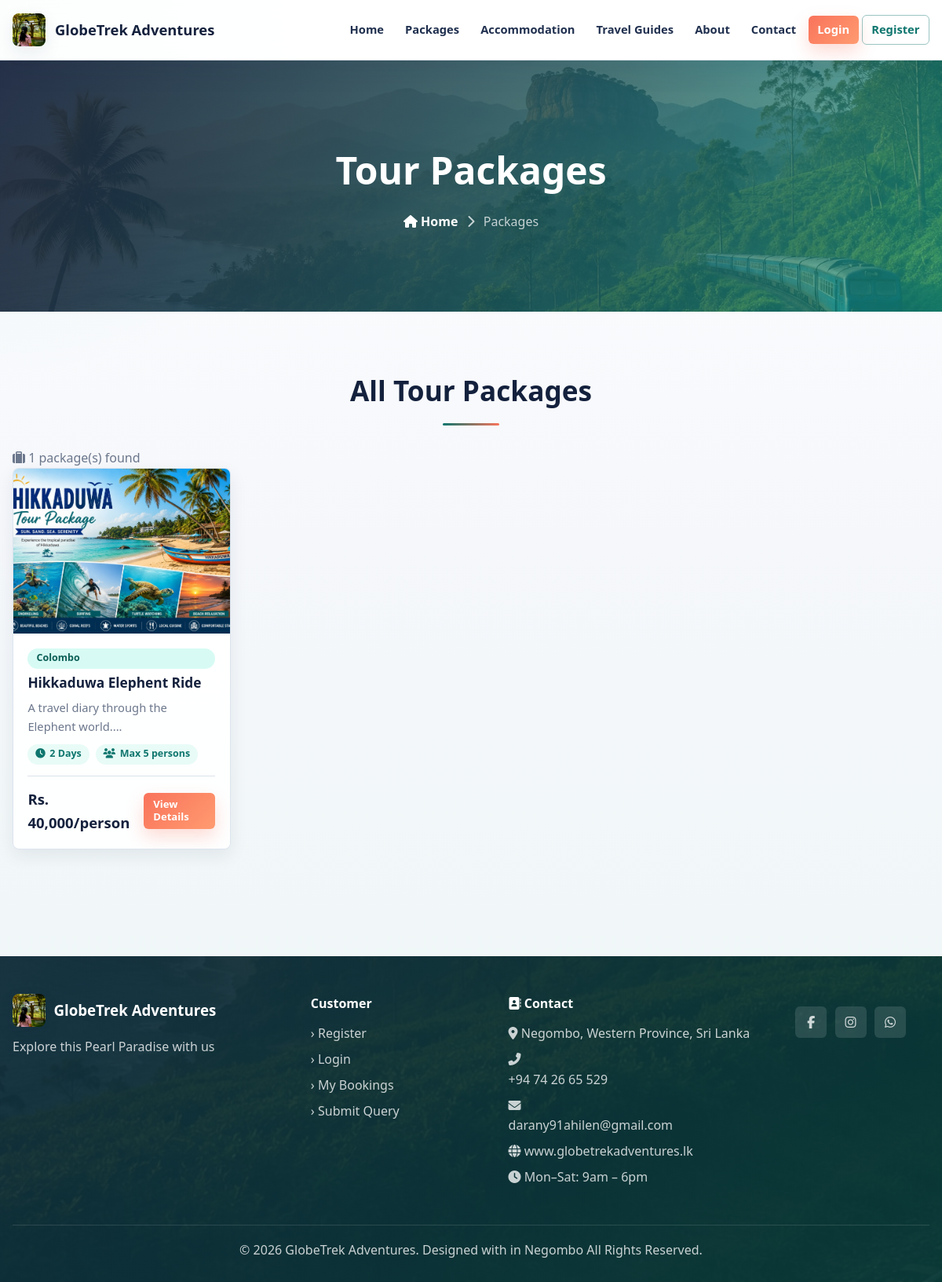
Page /index.php?url=package/index&destination=Colombo on the committed database.
### tables this page shows
CREATE TABLE `packages` (
  `id` int(11) NOT NULL,
  `title` varchar(200) NOT NULL,
  `destination` varchar(100) DEFAULT NULL,
  `destination_id` int(11) DEFAULT 100,
  `description` text DEFAULT NULL,
  `duration_days` int(11) DEFAULT NULL,
  `price` decimal(10,0) NOT NULL,
  `max_persons` int(11) DEFAULT 10,
  `image` varchar(255) DEFAULT 'default.jpg',
  `includes` text DEFAULT NULL,
  `itinerary` text DEFAULT NULL,
  `featured` tinyint(4) DEFAULT 0,
  `status` enum('active','inactive') DEFAULT 'active',
  `created_at` datetime DEFAULT current_timestamp()
);

### controllers/PackageController.php (called while the page is built, shortened)
<?php
class PackageController {
    private $packageModel;
    public function __construct() {
        $database           = new Database();
        $this->db           = $database->getConnection();
        $this->packageModel = new Package($this->db);
    }
    public function index() {
        $filters = [];
        if (!empty($_GET['destination'])) $filters['destination'] = $_GET['destination'];
        $packages     = $this->packageModel->getAll($filters);
        require_once BASE_PATH . '/views/packages/index.php';
    }
}
?>

### config/database.php (called while the page is built, shortened)
<?php
class Database {
    private $host = 'localhost';
    private $dbname = 'globetrek_adv';
    private $username = 'root';
    private $password = '';
    public function getConnection() {
        $this->conn = null;
        try {
            $this->conn = new PDO(
                "mysql:host={$this->host};dbname={$this->dbname};charset=utf8",
                $this->username,
                $this->password
            );
            $this->conn->setAttribute(PDO::ATTR_ERRMODE, PDO::ERRMODE_EXCEPTION);
            $this->conn->setAttribute(PDO::ATTR_DEFAULT_FETCH_MODE, PDO::FETCH_ASSOC);
        } catch(PDOException $e) {
            error_log("Connection Error: " . $e->getMessage());
            die(json_encode(['error' => 'Database connection failed']));
        }
        return $this->conn;
    }
}
?>

### models/Package.php (called while the page is built, shortened)
<?php
class Package {
    private $conn;
    private $table = 'packages';
    public function __construct($db) {
        $this->conn = $db;
    }
    public function getAll($filters = []) {
        $sql = "SELECT p.*, d.name as destination_name
                FROM {$this->table} p
                LEFT JOIN destinations d ON p.destination_id = d.id
                WHERE p.status = 'active'";
        if (!empty($filters['destination'])) {
            $sql .= " AND p.destination LIKE :destination";
        }
        $sql .= " ORDER BY p.created_at DESC";
        $stmt = $this->conn->prepare($sql);
        if (!empty($filters['destination'])) {
            $dest = '%' . $filters['destination'] . '%';
            $stmt->bindParam(':destination', $dest);
        }
        $stmt->execute();
        return $stmt->fetchAll();
    }
}
?>

### views/packages/index.php (the view)
<?php require_once BASE_PATH . '/views/layouts/header.php'; ?>
<section class="page-banner">
    <div class="banner-overlay">
        <div class="banner-content">
            <h1>Tour Packages</h1>
            <nav class="breadcrumb">
                <a href="http://localhost/globetrek/index.php">
                    <i class="fas fa-home"></i> Home
                </a>
                <span><i class="fas fa-chevron-right"></i></span>
                <span>Packages</span>
            </nav>
        </div>
    </div>
</section>
<section class="section">
    <div class="container">
        <h2 class="section-title">All Tour Packages</h2>
        <div class="packages-layout no-filters">
            <div class="packages-main">
                <p class="results-count">
                <i class="fas fa-suitcase"></i>
                <?= count($packages) ?> package(s) found
                </p>
                <div class="card-grid">
                    <?php if (!empty($packages)): ?>
                        <?php foreach ($packages as $pkg): ?>
                        <div class="card">
                            <img src="http://localhost/globetrek/assets/images/<?= htmlspecialchars($pkg['image']) ?>"
                                 alt="<?= htmlspecialchars($pkg['title']) ?>"
                                 onerror="this.src='http://localhost/globetrek/assets/images/default.jpg'">
                            <div class="card-body">
                                <span class="badge">
                                    <?= htmlspecialchars($pkg['destination']) ?>
                                </span>
                                <h3><?= htmlspecialchars($pkg['title']) ?></h3>
                                <p>
                                    <?= substr(htmlspecialchars($pkg['description']), 0, 90) ?>...
                                </p>
                                <div class="card-meta">
                                    <span class="meta-item">
                                        <i class="fas fa-clock"></i>
                                        <?= $pkg['duration_days'] ?> Days
                                    </span>
                                    <span class="meta-item">
                                        <i class="fas fa-users"></i>
                                        Max <?= $pkg['max_persons'] ?> persons
                                    </span>
                                </div>
                                <div class="card-footer">
                                    <span class="price">
                                        <?= formatLKR($pkg['price']) ?>/person
                                    </span>
                                    <a href="http://localhost/globetrek/index.php?url=package/detail/<?= $pkg['id'] ?>"
                                       class="btn-view">
                                        View Details
                                    </a>
                                </div>
                            </div>
                        </div>
                        <?php endforeach; ?>
                    <?php else: ?>
                        <p class="no-data">
                            No packages are available at the moment.
                        </p>
                    <?php endif; ?>
                </div>
            </div>
        </div>
    </div>
</section>
<?php require_once BASE_PATH . '/views/layouts/footer.php'; ?>

### rows in the picture
packages: image (picture), destination "Colombo", title "Hikkaduwa Elephent Ride", description "A travel diary through the Elephent world.", duration_days "2", max_persons "5", price "Rs. 40,000"

### other values in the picture
count($packages) "1"
